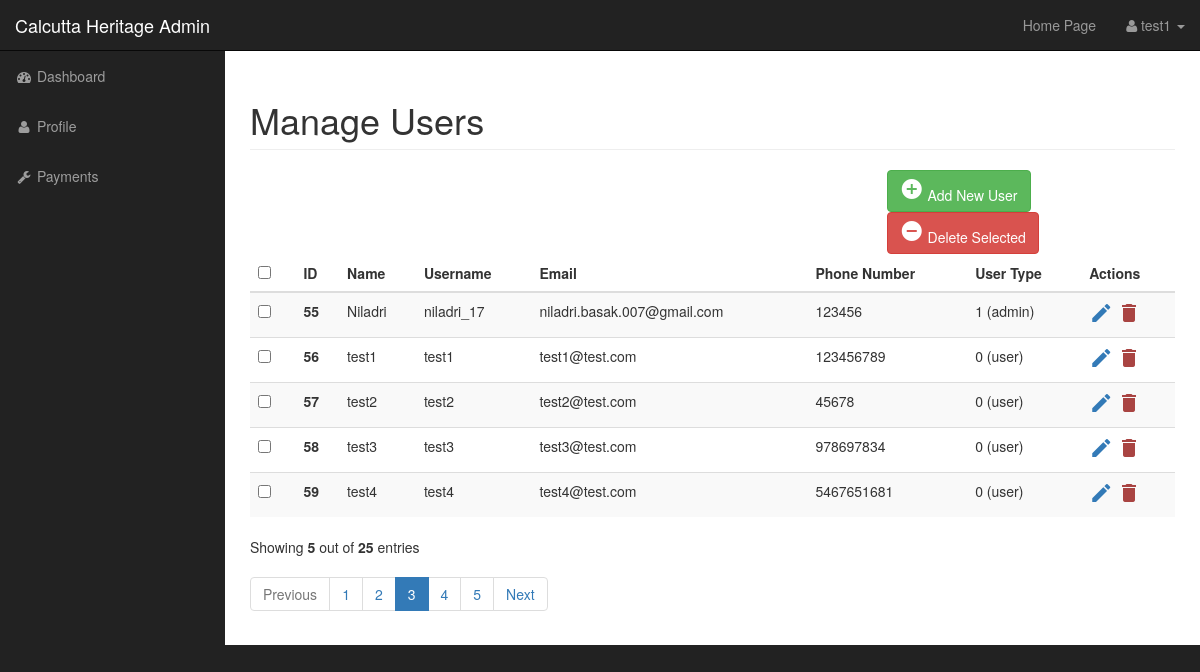
The app's page /admin/users.php (signed in), older data.
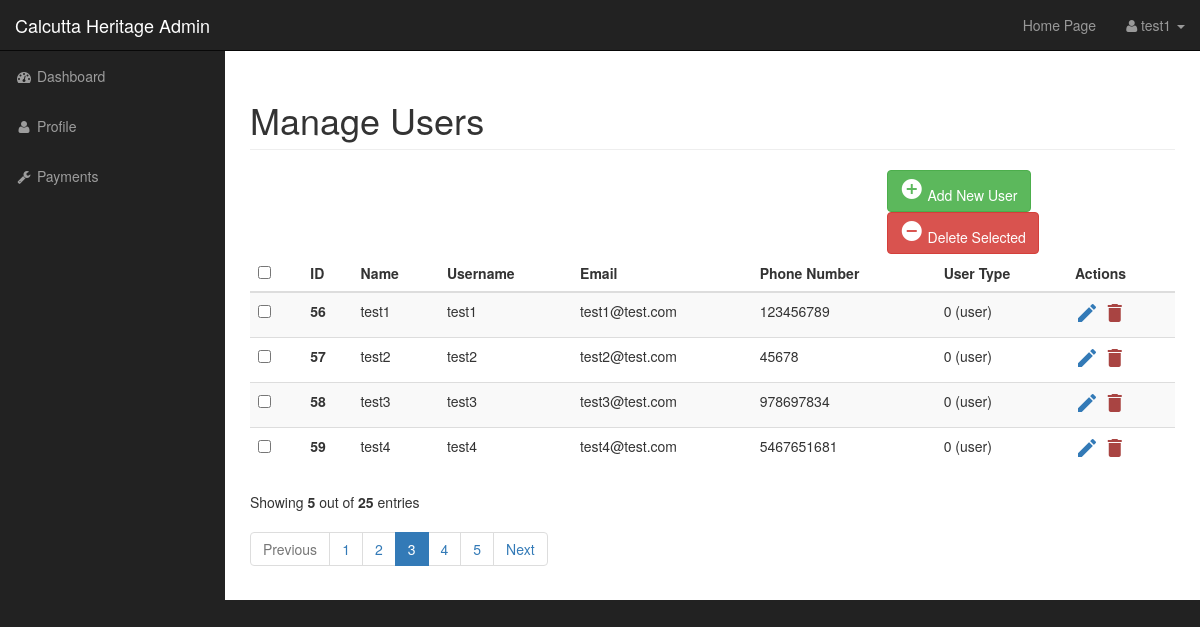
The same page, newer data.
### tables this page shows
CREATE TABLE `users` (
  `user_id` int(5) NOT NULL,
  `name` varchar(100) NOT NULL,
  `username` varchar(50) NOT NULL,
  `user_image` text NOT NULL,
  `email` varchar(50) NOT NULL,
  `phone_number` bigint(10) NOT NULL,
  `password_hash` varchar(255) NOT NULL,
  `user_type` int(4) NOT NULL DEFAULT 0,
  `create_time` timestamp NOT NULL DEFAULT current_timestamp() ON UPDATE current_timestamp()
);

### admin/functions.php (the view, shortened to what this page needs)
<?php
function all_user_details()
{
    global $connection;
    $select_all_query = "SELECT * FROM users";
    $result = mysqli_query($connection, $select_all_query);
    if (mysqli_num_rows($result) > 0) {
        while ($row = mysqli_fetch_assoc($result)) {
            echo '
            <tr>
                <td>
                    <span class="custom-checkbox">';
            echo "        <input type='checkbox' id='{$row['user_id']}' name='options[]' value='{$row['user_id']}'>" .
                '<label for="checkbox1"></label>
                    </span>
                </td>
                <th>
                ' .
                $row['user_id']
                . '
                </th>
                <td>
                ' .
                $row['name']
                . '
                </td>
                <td>
                ' .
                $row["username"]
                . '
                </td>
                <td>
                ' .
                $row['email']
                . '
                </td>
                <td>
                ' .
                $row['phone_number']
                . '
                </td>
                <td>
                ' .
                $row['user_type'];
            echo $row['user_type'] == 1 ? ' (admin)' : ' (user)';
            echo
                "
                </td>
                <td>
                <a href='#editEmployeeModal' class='edit' data-toggle='modal'><i class='material-icons' data-toggle='tooltip' title='Edit'>&#xE254;</i></a>
                <a href='#' id='{$row['user_id']}' class='delete text-danger confirm_delete_btn' data-toggle='modal'><i class='material-icons' data-toggle='tooltip' title='Delete'>&#xE872;</i></a>
                </td>
            </tr>
        ";
        }
    } else {
        echo "
            <tr>
                <td colspan='8'>No Record Found!</td>
            </tr>";
    }
}

### admin/includes/admin_navigation.php (shortened to what this page needs)
<nav class="navbar navbar-inverse navbar-fixed-top" role="navigation">
    <div class="navbar-header">
        <a class="navbar-brand" href="index.php">Calcutta Heritage Admin</a>
    </div>
    <ul class="nav navbar-right top-nav">
        <li><a href="../index.php">Home Page</a></li>
        <li class="dropdown">
            <a href="#" class="dropdown-toggle" data-toggle="dropdown"><i class="fa fa-user"></i>
                <?php echo $_SESSION['name']; ?> <b class="caret"></b></a>
        </li>
    </ul>
    <div class="collapse navbar-collapse navbar-ex1-collapse">
        <ul class="nav navbar-nav side-nav">
            <li>
                <a href="index.html"><i class="fa fa-fw fa-dashboard"></i> Dashboard</a>
            </li>
            <li>
                <a href="profile.php"><i class="fa fa-fw fa-user"></i> Profile</a>
            </li>
            <li>
                <a href="payments.php"><i class="fa fa-fw fa-wrench"></i> Payments</a>
            </li>
        </ul>
    </div>
</nav>

Row changes from the older to the newer data that the page shows:
removed users: user_id "55", name "Niladri", username "niladri_17", email "niladri.basak.007@gmail.com", phone_number "123456", user_type "1", shows "(admin)"
